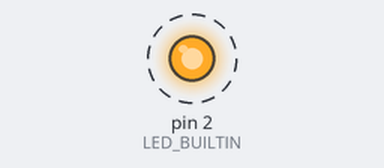
Bench run of a sketch on a simulated Arduino Uno, built with avr-gcc and run on an emulated ATmega328P. On the bench: output pins drawn as LEDs (lit = HIGH). Dashed ring = blinking.

Above: at 0.5 s.
Timing chart, 0 to 4.6 s (numbered marks = the images above):
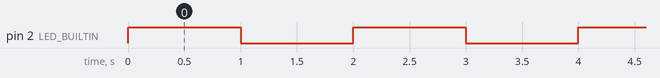

The sketch:

000_builtin_led.ino
```cpp
/**********************************************************************
* Filename    : 000_builtin_led
* Description : Make builtin led to blink.
* Auther      : Alternative Solutions
* Modification: 2026/01/28
**********************************************************************/
#define LED_BUILTIN  2
#define DELAY_TIME   1000

// the setup function runs once when you press reset or power the board
void setup() {
  // initialize digital pin LED_BUILTIN as an output.
  pinMode(LED_BUILTIN, OUTPUT);
}

// the loop function runs over and over again forever
void loop() {
  digitalWrite(LED_BUILTIN, HIGH);   // turn the LED off (HIGH is the voltage level)
  delay(DELAY_TIME);                 // wait for a Defined delay time
  digitalWrite(LED_BUILTIN, LOW);    // turn the LED on by making the voltage LOW
  delay(DELAY_TIME);                 // wait for a Defined delay time
}
```

Measured:
- by itself, pin 2 (LED_BUILTIN): alternates HIGH for 1.0 s and LOW for 1.0 s
